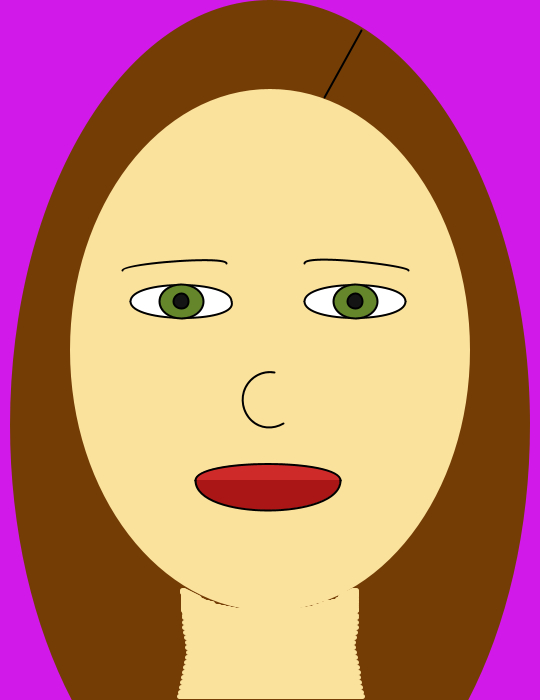
Frame 1 (no input)
Frame 60 (the mouse pressed at the canvas centre just before this capture): identical to frame 1, image omitted
Frame 120 (the mouse held since frame 60 and released just before this capture): identical to frame 1, image omitted

The Processing sketch that drew this single still picture (run headless with seeded random() and noise(); from frame 60 on, the mouse is pressed at the canvas centre):

// Processing sketch: self_portrait
// ── self_portrait.pde
// Project: Self Portrait
//WebApps:2016:2ndSemester:06Feb
//Ellie Stuckey
//This project draws a self portrait. If the mouse goes over the mouth or eyebrows, it changes.

void setup(){
 size(540, 700); 
 smooth();
}

void draw(){
background(#D11AEA, 100);
// draws cirlce part of head
noFill();
noStroke();
fill(#743D06);
ellipse(270, 425, 520, 850);

fill(#FAE19C);
ellipse(270, 350, 400, 522); 


//draws neck
noFill();
bezier(362, 700, 355, 700, 355, 585, 362, 585);
bezier(179, 700, 186, 700, 186, 585, 179, 585);
strokeWeight(5);
stroke(#FAE19C);
line(179, 696, 362, 696);
line(180, 692, 361, 692);
line(181, 687, 360, 687);
line(182, 682, 359, 682);
line(183, 677, 358, 677);
line(184, 672, 358, 672);
line(185, 667, 357, 667);
line(186, 662, 356, 662);
line(187, 657, 355, 657);
line(188, 652, 354, 652);
line(187, 647, 353, 647);
line(187, 642, 353, 642);
line(186, 637, 354, 637);
line(185, 632, 355, 632);
line(184, 627, 356, 627);
line(184, 622, 356, 622);
line(184, 617, 356, 617);
line(184, 615, 356, 615);
line(184, 612, 245, 612);
line(184, 611, 242, 611);
line(183.5, 610, 238, 610);
line(183.5, 609, 234, 609);
line(183.5, 608, 229, 608);
line(183.5, 607, 224, 607);
line(183.5, 606, 219, 606);
line(183.5, 605, 214, 605);
line(183, 604, 212, 604);
line(183, 603, 212, 603);
line(183, 602, 208, 602);
line(183, 601, 204, 601);
line(183, 600, 202, 600);
line(183, 599, 199, 599);
line(183, 598, 199, 598);
line(183, 597, 198, 597);
line(183, 596, 196, 596);
line(183, 595, 194, 595);
line(183, 594, 192, 594);
line(183, 593, 190, 593);
line(182.5, 592, 188, 592);
line(182.5, 591, 186, 591);
line(182.5, 590, 184, 590);
line(352, 590, 356, 590);
line(350, 591, 356, 591);
line(348, 592, 356, 592);
line(346, 593, 356, 593);
line(346, 594, 356, 594);
line(344, 595, 356, 595);
line(344, 594, 356.5, 594);
line(343, 593, 356, 593); 
line(342, 594, 356, 594);
line(340, 596, 356, 596);
line(339, 598, 356, 598);
line(337, 599, 356, 599);
line(332, 601, 356, 601);
line(325, 602, 356, 602);
line(320, 604, 356, 604); 
line(314, 606, 356, 606);
line(308, 608, 356, 608);
line(302, 609, 356, 609);
line(296, 610, 356, 610);
line(230, 610, 356, 610);



strokeWeight(2);
//draws lips

stroke(0);



if (mouseX >= 195 && mouseX <= 340 && mouseY >= height - 242 && mouseY <= height - 180) {
  fill(0);
  ellipse(270, 500, 150, 50);
}
else{
  fill(#CE2A2A);
bezier(195, height - 220, 195, height - 210, 340, height - 210, 340, height - 220);
fill(#AA1515);
bezier(195, height - 220, 195, height - 180, 340, height - 180, 340, height - 220);
fill(#CE2A2A);
bezier(195, height - 220, 195, height - 242, 340, height - 242, 340, height - 220); 
}
  
//draws eyes
fill(255);


bezier(130, 301, 130, height - 421, 231, height - 421, 231, 301);
bezier(130, 301, 130, height - 377, 239, height - 377, 231, 301);

bezier(304, 301, 304, height - 421, 405, height - 421, 405, 301);
bezier(304, 301, 304, height - 377, 405, height - 377, 405, 301);


// draws iris

  fill(#65862A);
  ellipse(181, 301, 44, 34);
  ellipse(355, 301, 44, 34);





// draws pupils
fill(20, 20, 20);
ellipse(181, 301, 15, 15);
ellipse(355, 301, 15, 15);

// draws eyebrows
//line(122, height - 430, 226, height - 437);
//line(304, height - 437, 408, height - 430);
//line(122, height - 435, 226, height - 442);
//line(304, height - 442, 408, height - 435);
noFill();




// raises eyebrows if mouse over the area
if(mouseX >= 122 && mouseX <= 226 && mouseY >= height - 447 && mouseY <= height - 420){
  bezier(122, height - 430, 122, height - 437, 226, height - 460, 226, height - 445);
}
else{
  bezier(122, height - 430, 122, height - 437, 226, height - 445, 226, height - 437);
}

if(mouseX >= 304 && mouseX <= 408 && mouseY >= height - 457 && mouseY <= height - 420) {
  bezier(304, height - 442, 304, height - 457, 408, height - 435, 408, height - 430);
}
else{
  bezier(304, height - 437, 304, height - 447, 408, height - 435, 408, height - 430);
}


  

// draws part
line(324, height - 603, 361, height - 670);

//draws nose
arc(270, 400, 55, 55, radians(60), radians(280));


}
